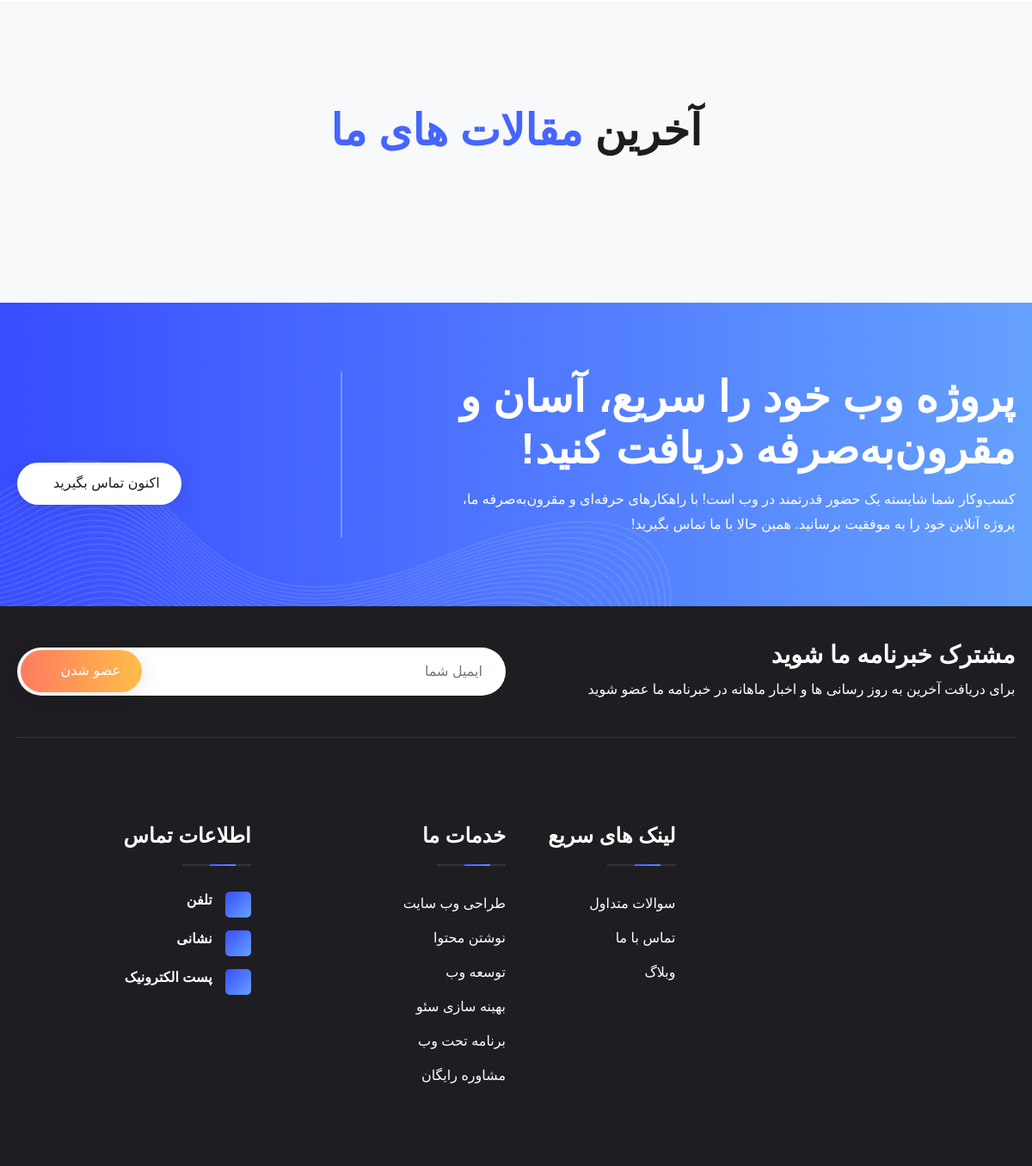
Before: / (lower part) with the older database file.
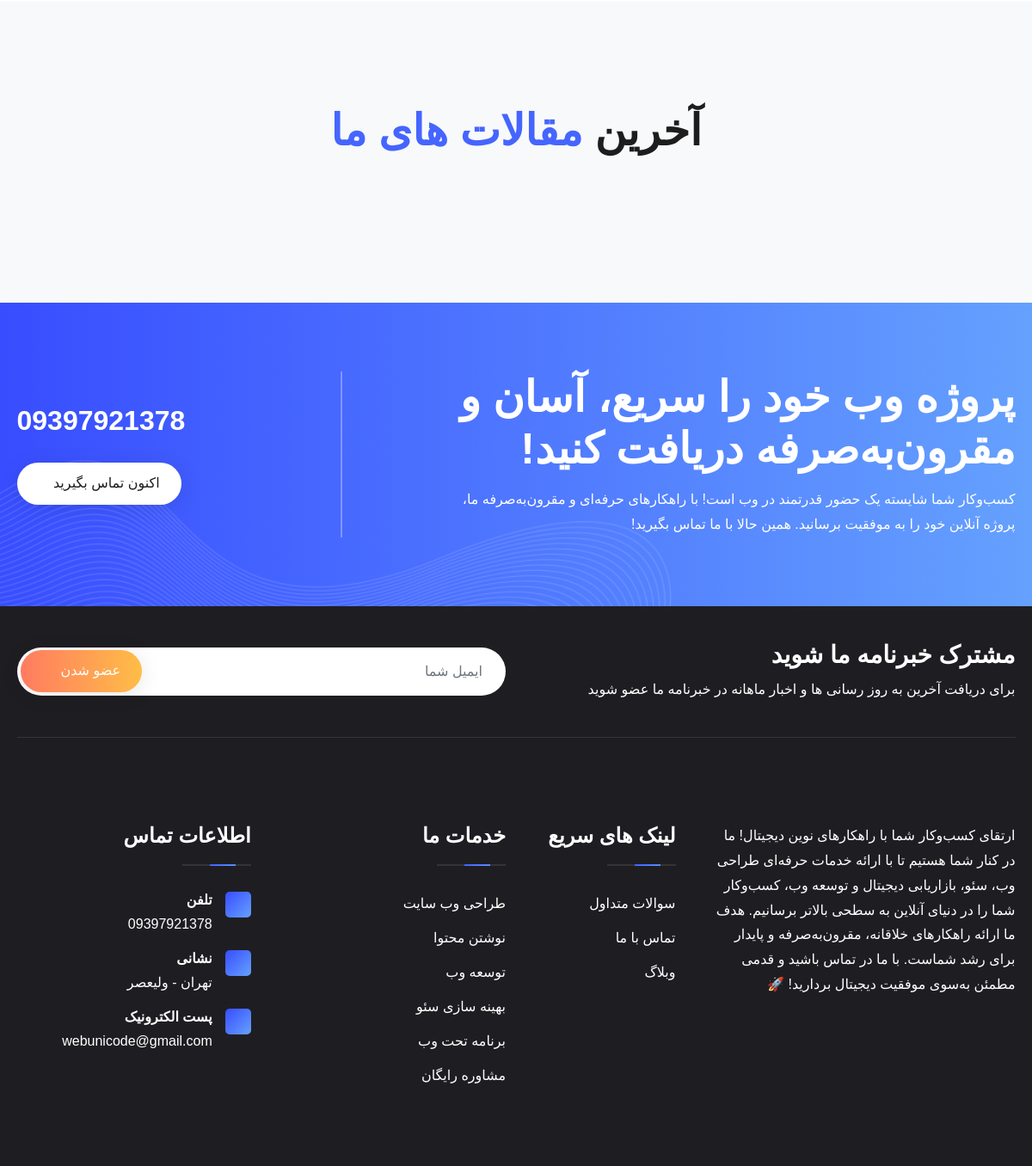
After: the same page with the newer database file.
### core/models.py (models this page shows, shortened)
class SiteSettings(models.Model):
    about_us_text = models.TextField(null=True, blank=True, verbose_name="متن درباره ما")
    contact_us_text = models.TextField(null=True, blank=True, verbose_name="متن تماس با ما")
    address = models.CharField(max_length=250, null=True, blank=True, verbose_name="آدرس ما")
    phone = models.CharField(max_length=250, null=True, blank=True, verbose_name="تلفن تماس")
    email = models.CharField(max_length=250, null=True, blank=True, verbose_name="ایمیل")
    class Meta:
        verbose_name = "تنظیمات"
        verbose_name_plural = "تنظیمات"

### core/views.py (the view, shortened to what this page needs)
# urls.py: path('', views.HomeView.as_view(), name='home'),
class HomeView(View):
    def get(self, request):
        comments = Comment.objects.filter(publish=True)[:10]
        team = Team.objects.last()
        site_settings = SiteSettings.objects.first()
        articles = Article.objects.filter(status='published').order_by('-created_at')[:3]
        categories = Category.objects.prefetch_related('projects').all()
        context = {
            'comments': comments,
            'team': team,
            'categories': categories,
            'site_settings': site_settings,
            'articles': articles
        }
        return render(request, 'core/home.html', context)

### core/templates/core/home.html (shortened to what this page needs)
{% extends 'base.html' %}
{% load static %}
{% load jalali_tags %}
{% block content %}
<div class="blog-area bg py-120">
    <div class="container">
        <div class="row">
            <div class="col-lg-6 mx-auto">
                <div class="site-heading text-center">
                    <h2 class="site-title">آخرین <span>مقالات های ما</span></h2>
                </div>
            </div>
        </div>
    </div>
</div>
<div class="cta-area pt-80 pb-80">
    <div class="container">
        <div class="row align-items-center">
            <div class="col-lg-7 text-center text-lg-end">
                <div class="cta-text cta-divider">
                    <h1>پروژه وب خود را سریع، آسان و مقرون‌به‌صرفه دریافت کنید!</h1>
                    <p>کسب‌وکار شما شایسته یک حضور قدرتمند در وب است! با راهکارهای حرفه‌ای و مقرون‌به‌صرفه ما، پروژه آنلاین خود را به موفقیت برسانید. همین حالا با ما تماس بگیرید!</p>
                </div>
            </div>
            <div class="col-lg-5 text-center text-lg-start">
                <div class="mb-20">
                    <a href="#" class="cta-border-btn"><i class="fas fa-headset"></i>{{ site_settings.phone }}</a>
                </div>
                <div>
                    <a href="{% url 'core:contact' %}" class="theme-btn">اکنون تماس بگیرید<i class="fa fa-arrow-left"></i></a>
                </div>
            </div>
        </div>
    </div>
</div>
{% endblock %}

### templates/base.html (shortened to what the changed rows need)
{% load static %}
<!DOCTYPE html>
<html lang="en">
<head>
    <link rel="stylesheet" href="{% static 'main/css/bootstrap.min.css' %}">
    <link rel="stylesheet" href="{% static 'main/css/all-fontawesome.min.css' %}">
    <link rel="stylesheet" href="{% static 'main/css/themify-icons.css' %}">
    <link rel="stylesheet" href="{% static 'main/css/flaticon.css' %}">
    <link rel="stylesheet" href="{% static 'main/css/animate.min.css' %}">
    <link rel="stylesheet" href="{% static 'main/css/magnific-popup.min.css' %}">
    <link rel="stylesheet" href="{% static 'main/css/owl.carousel.min.css' %}">
    <link rel="stylesheet" href="{% static 'main/css/style.css' %}">
</head>
<body>
<main class="main">
    {% block content %}
    {% endblock %}
</main>
<footer class="footer-area">
    <div class="footer-widget">
        <div class="container">
            <div class="row footer-widget-wrapper pt-100 pb-70">
                <div class="col-md-6 col-lg-4">
                    <div class="footer-widget-box about-us">
                        <p class="mb-3">
                            {{ site_settings.about_us_text }}
                        </p>
                    </div>
                </div>
                <div class="col-md-6 col-lg-3">
                    <div class="footer-widget-box list">
                        <ul class="footer-contact">
                            <li>
                                <a>
                                    <h6>تلفن</h6>
                                    <p>{{ site_settings.phone }}</p>
                                </a>
                            </li>
                            <li>
                                <a>
                                    <h6>نشانی</h6>
                                    <p>{{ site_settings.address }}</p>
                                </a>
                            </li>
                            <li>
                                <a>
                                    <h6>پست الکترونیک</h6>
                                    <p>{{ site_settings.email }}</p>
                                </a>
                            </li>
                        </ul>
                    </div>
                </div>
            </div>
        </div>
    </div>
</footer>
</body>
</html>

Changed rows visible on the page:
added SiteSettings: phone "09397921378", about_us_text "ارتقای کسب‌وکار شما با راهکارهای نوین دیجیتال! ما در کنار شما هستیم تا با ارائه خدمات حرفه‌ای طراحی وب، سئو، بازاریابی دیجیتال و توسعه وب، کسب‌وکار شما را در دنیای آنلاین به سطحی بالاتر برسانیم. هدف ما ارائه راهکارهای خلاقانه، مقرون‌به‌صرفه و پایدار برای رشد شماست. با ما در تماس باشید و قدمی مطمئن به‌سوی موفقیت دیجیتال بردارید! 🚀", address "تهران - ولیعصر", email "webunicode@gmail.com"
